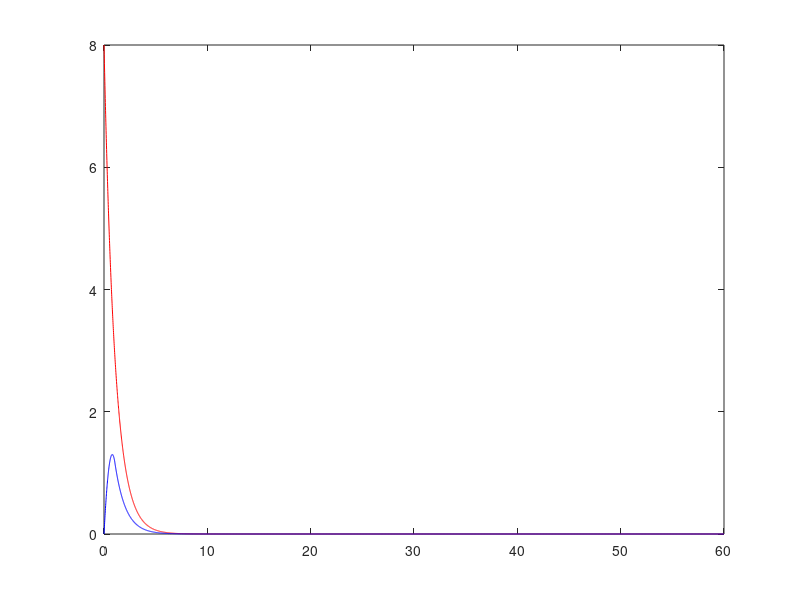

Write MATLAB code to recreate this figure.
clear;
p = 0.01;
L = 60;
x = 0:p:L;
Pa1=8; Ps1=2;
Pa2=12; Ps2=3;

ton1=3.5;
toff1=4;
t1 = ton1 + toff1;

ton2=2.5;
toff2=3.5;
t2 = ton2 + toff2;
%%%%%
for index = 1:size(x,2)
    m1 = mod(x(index),t1);
    m2 = mod(x(index),t2);
    if m1<= ton1
        u1(index) = Pa1;
    else 
        u1(index) = Ps1;
    end
    
    if m2 <= ton2
        u2(index) = Pa1;
    else
        u2(index) = Ps1;
    end
end




scaler1 = -0.963;
H11 = 8.*exp(scaler1.*x);

tmax21 = 0.8;
maxH21 = 1.3;
scaler = sqrt(maxH21)/tmax21;
xx = 0:p:tmax21*2;
H21=-(scaler.*(xx-tmax21)).^2;
H21 = H21 -min(H21);
critX = tmax21 - scaler1/2/scaler/scaler;
indexcritX = round(critX/p);
YcritX = H21(indexcritX);
XcritX = indexcritX*p;
for tempx = indexcritX:1:size(x,2)
    H21(tempx) = YcritX*exp(scaler1*(tempx*p-XcritX));
end

plot(x,H11,'r',x,H21,'b');
% 
% fc = conv(u1,H11);
% fc = fc * p;
% f0 = 0;
% f3 = size(fc,2)-1;
% x3 = f0:p:(f3*p+f0);
% 
% fc2 = conv(u2,H21);
% fc2 = fc2 * p;
% 
% totfc = fc + fc2;

%plot(x3,fc,'r',x3,fc2,'g',x3,totfc,'b')


